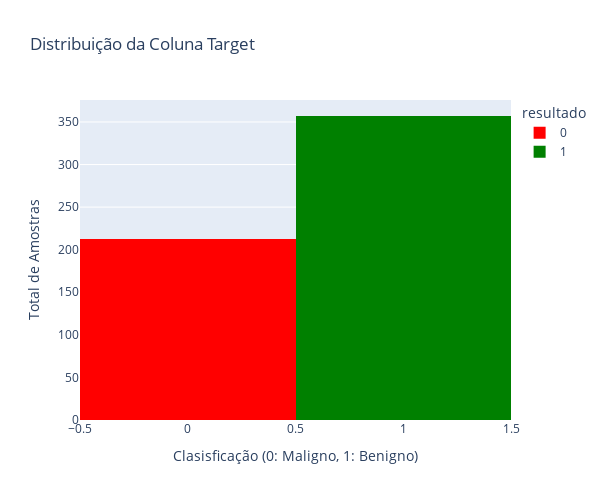

Source (notebook cell):
### Markdown cell above
#### Análises descritivas dos dados

### Code cell
fig = px.histogram(df, 
                   x='resultado', 
                   nbins=2, 
                   title='Distribuição da Coluna Target',
                   color='resultado',
                   color_discrete_map={0: 'red', 1: 'green'})

# Definir altura, largura e título do eixo y do gráfico
fig.update_layout(
    height=500,
    width=600,
    yaxis_title='Total de Amostras',
    xaxis_title='Clasisficação (0: Maligno, 1: Benigno)',
)

fig.show()

### Figure 1 — Plotly figure (JSON) as saved in the notebook; plotly's stock layout.template omitted (floating-point values rounded to 4 significant figures; data arrays with more than 128 entries replaced by an {"elided": "..."} marker saying what was removed)
{"data": [{"alignmentgroup": "True", "bingroup": "x", "hovertemplate": "resultado=%{x}<br>count=%{y}<extra></extra>", "legendgroup": "0", "marker": {"color": "red", "pattern": {"shape": ""}}, "name": "0", "nbinsx": 2, "offsetgroup": "0", "orientation": "v", "showlegend": true, "type": "histogram", "x": {"elided": "212 int values"}, "xaxis": "x", "yaxis": "y"}, {"alignmentgroup": "True", "bingroup": "x", "hovertemplate": "resultado=%{x}<br>count=%{y}<extra></extra>", "legendgroup": "1", "marker": {"color": "green", "pattern": {"shape": ""}}, "name": "1", "nbinsx": 2, "offsetgroup": "1", "orientation": "v", "showlegend": true, "type": "histogram", "x": {"elided": "357 int values"}, "xaxis": "x", "yaxis": "y"}], "layout": {"barmode": "relative", "height": 500, "legend": {"title": {"text": "resultado"}, "tracegroupgap": 0}, "title": {"text": "Distribuição da Coluna Target"}, "width": 600, "xaxis": {"anchor": "y", "categoryarray": [0, 1], "categoryorder": "array", "domain": [0, 1], "title": {"text": "Clasisficação (0: Maligno, 1: Benigno)"}}, "yaxis": {"anchor": "x", "domain": [0, 1], "title": {"text": "Total de Amostras"}}}}
